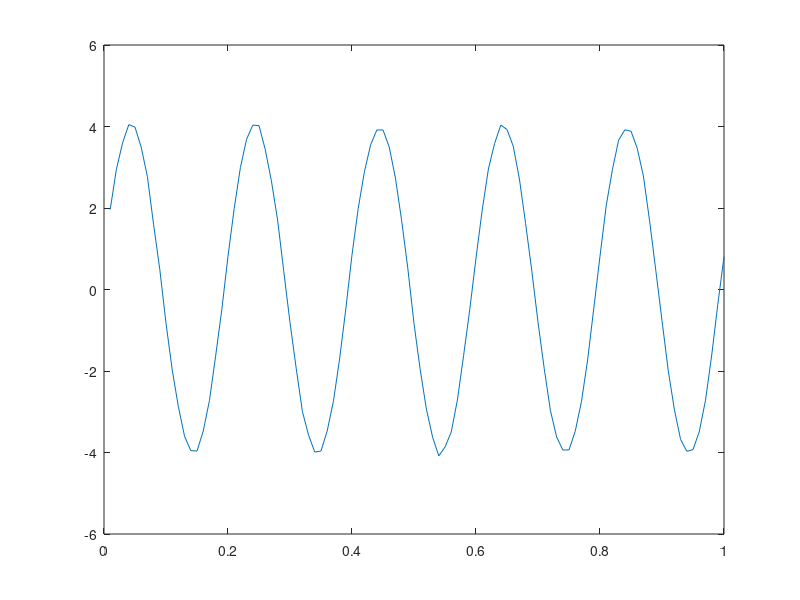

Here is the MATLAB script that generated this plot: (Note: this script raises an error after producing the figure.)
% Test the Prony's method in marv.m
% Copyright 1999 by Todd K. Moon

fs = 100;   % sample rate
Ts = 1/fs;
N = 100;     % number of points
f1 = 5;     % true frequency value
x = 4*sin( 2*pi*(1:N)*Ts*f1 + .2);  % sample data
x = x + .05*randn(size(x));
plot((1:N)*Ts,x)
f = marv(x,fs)
